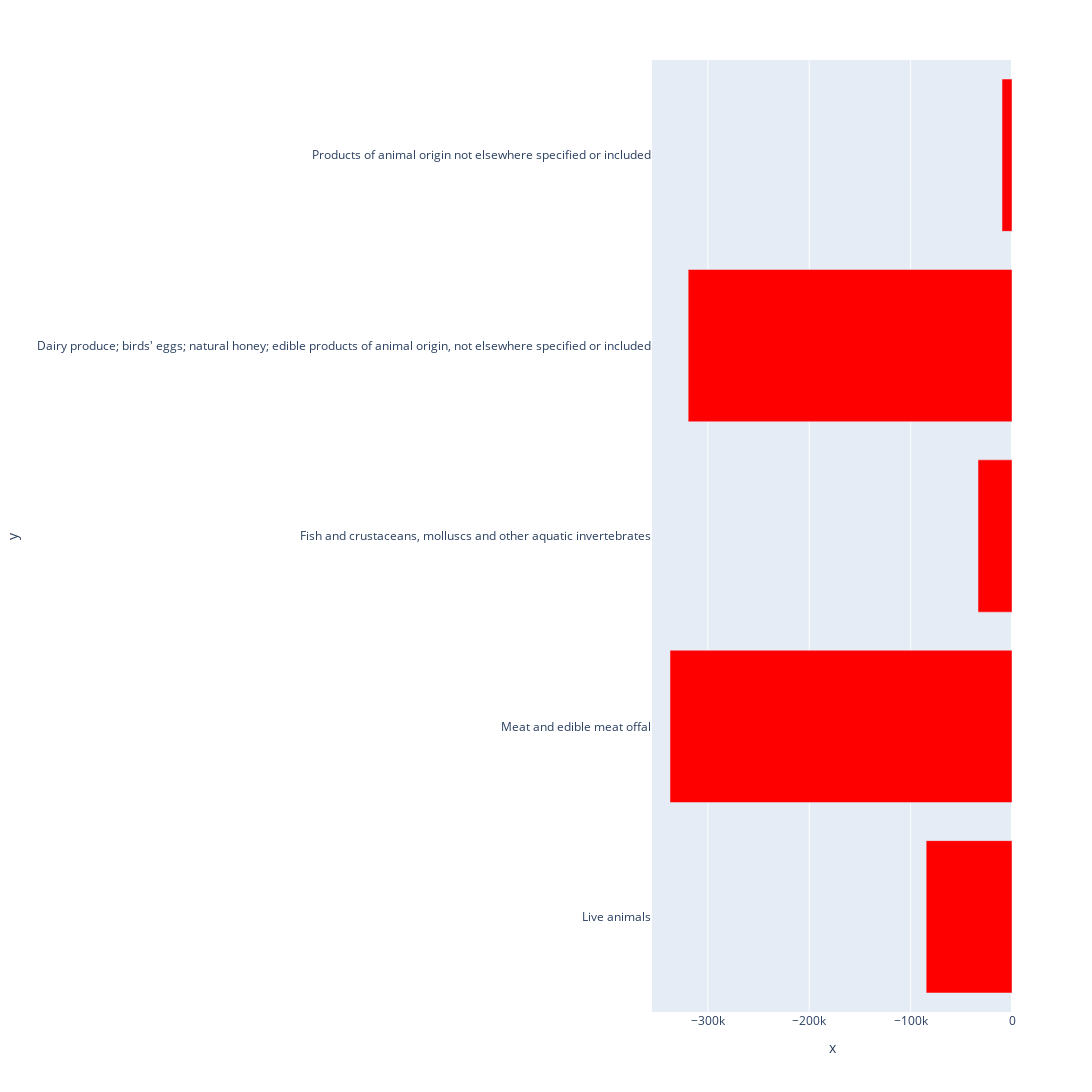

The notebook cell saved with this chart:
### Code cell
fig_e = px.bar(df_t, x=df_t.Cost_e[:5], y=df_t.Goods[:5], color_discrete_sequence=['red'])
fig_e.update_layout(
    autosize=False,
    width=2500,
    height=1800
)

### Figure 1 — Plotly figure (JSON) as saved in the notebook; plotly's stock layout.template omitted (floating-point values rounded to 4 significant figures)
{"data": [{"alignmentgroup": "True", "hovertemplate": "x=%{x}<br>y=%{y}<extra></extra>", "legendgroup": "", "marker": {"color": "red", "pattern": {"shape": ""}}, "name": "", "offsetgroup": "", "orientation": "h", "showlegend": false, "textposition": "auto", "type": "bar", "x": [-84649, -337309, -33520, -319386, -9851], "xaxis": "x", "y": ["Live animals", "Meat and edible meat offal", "Fish and crustaceans, molluscs and other aquatic invertebrates", "Dairy produce; birds' eggs; natural honey; edible products of animal origin, not elsewhere specified or included", "Products of animal origin not elsewhere specified or included"], "yaxis": "y"}], "layout": {"autosize": false, "barmode": "relative", "height": 1800, "legend": {"tracegroupgap": 0}, "margin": {"t": 60}, "width": 2500, "xaxis": {"anchor": "y", "domain": [0, 1], "title": {"text": "x"}}, "yaxis": {"anchor": "x", "domain": [0, 1], "title": {"text": "y"}}}}
